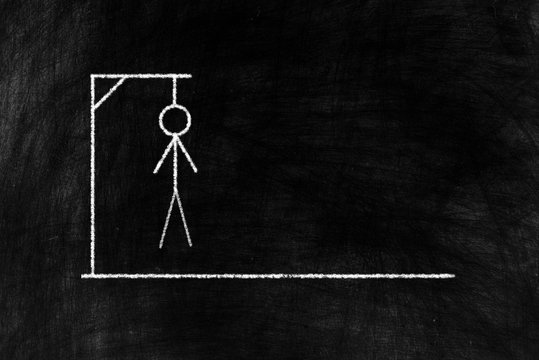
#> input picture frontpage.jpg, 539 x 360 px
$ python Hangman.py   (older library calls are emulated)
#> lines starting #> are read from the running program, lines starting #| are printed output that depends on the picture
#Hangman
from tkinter import *
from PIL import ImageTk, Image
import random
from tkinter import messagebox as mb
root=Tk()
root.title("Hangman")

def firstscreen():
    global first,picture
    first=Canvas(root,width=1200,height=700)
    first.pack()
    hang=Image.open('frontpage.jpg')
    hang=hang.resize((1200,700),Image.ANTIALIAS)
    picture=ImageTk.PhotoImage(hang)
    first.create_image(0,0,anchor=NW,image=picture)
    first.create_text(800,180,text="Hangman",fill="white",font=('century schoolbook',60,'bold'),tag='heading')
    first.create_text(1000,670,text="Pooja Premnath",fill="white",font=('century schoolbook',15,'bold'),tag='heading')
    play= Button(text='Play', command=change, bg='azure', fg='black', font=('century schoolbook', 11,'bold'))
    play.config(height=2,width=25)
    first.create_window(800,350, window=play)
    ending= Button(text='Quit', command=end, bg='azure', fg='black', font=('century schoolbook', 11,'bold'))
    ending.config(height=2,width=25)
    first.create_window(800,430, window=ending)

# [154 lines left out: functions screen, hangman_body, gameplay, win, reload, not called in this run]


def end():
    if mb.askyesno('Quit Game','Do you really want to quit the game?'):
        root.destroy()

def change():
    first.pack_forget()
    screen()

# [13 lines left out: function gametohomescreen, not called in this run]
d={}
xcoordinate=120
ycoordinate=465
for i in range(0,15):
    d[i]=(xcoordinate,ycoordinate)
    xcoordinate+=60
firstscreen()
#> in firstscreen, hang is the input picture: PIL image 539x360 L; min 0, max 255, mean 18
#> in firstscreen, `hang=hang.resize((1200,700),Image.ANTIALIAS)`:
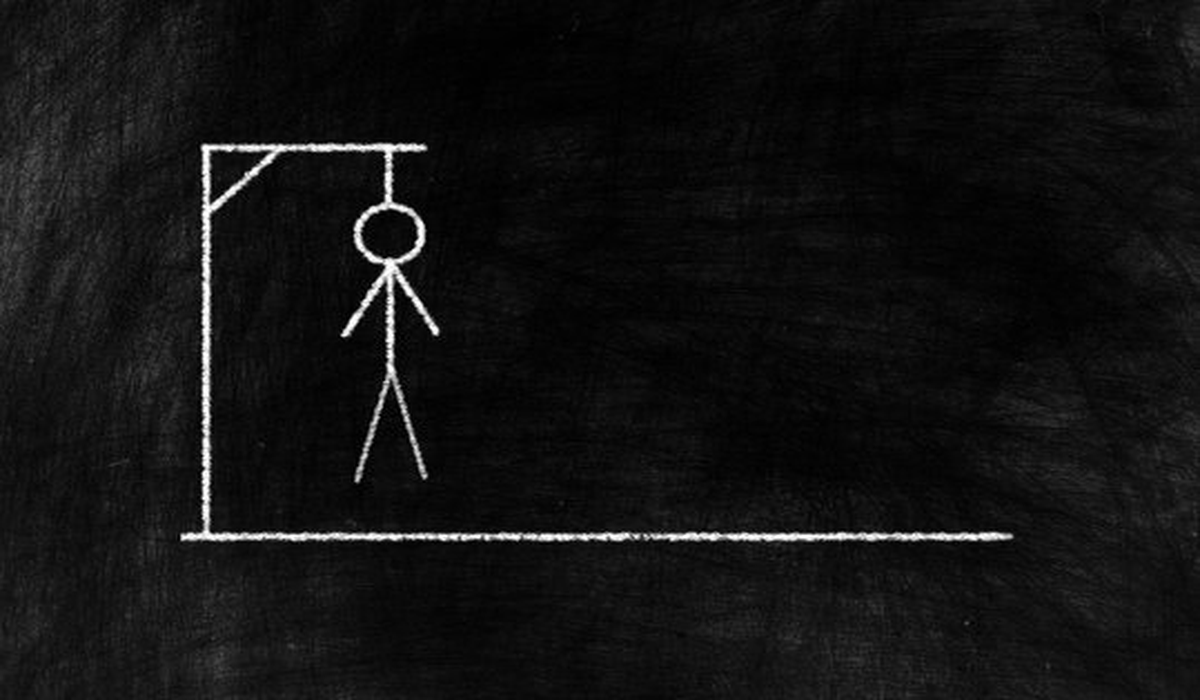
#> hang: PIL image 1200x700 L; min 0, max 255, mean 18
length=0
alphabetlist=[]
attempt=0
